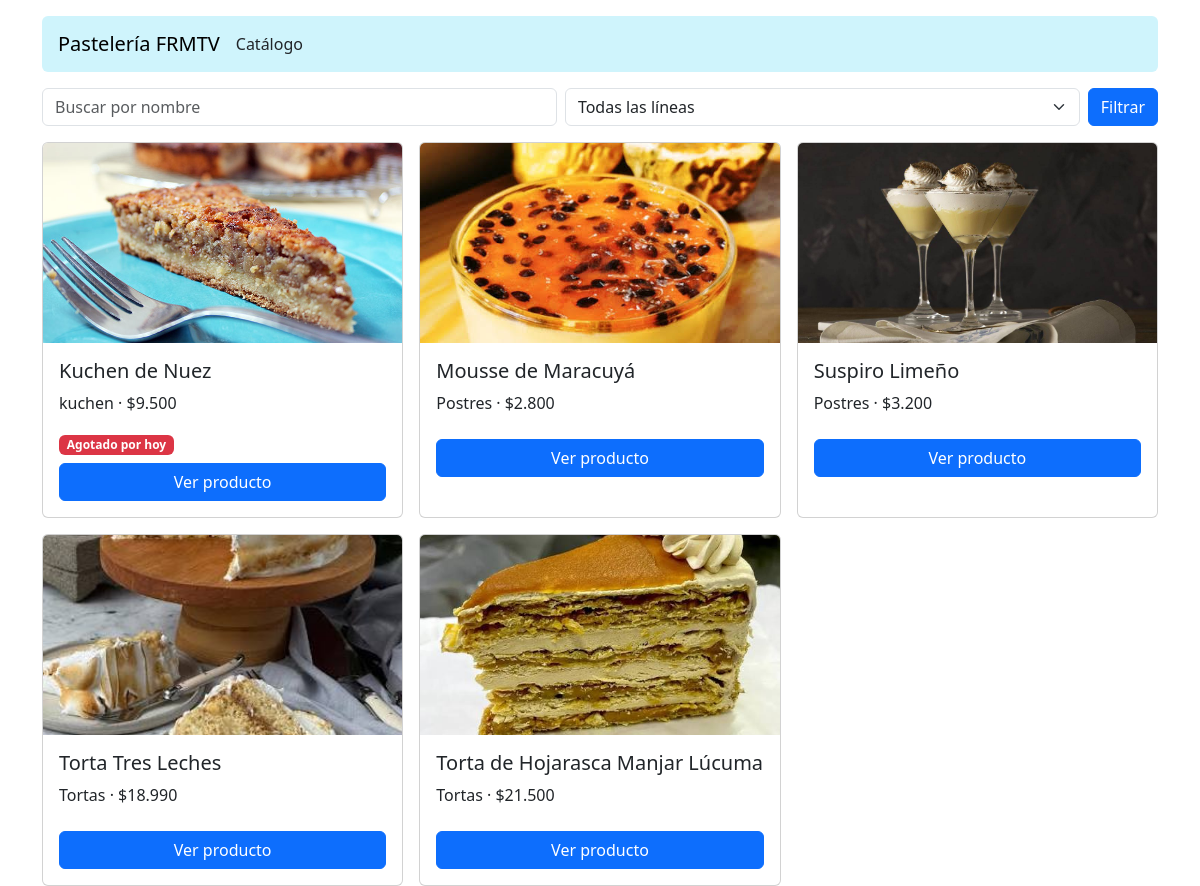
Before: / with the older database file.
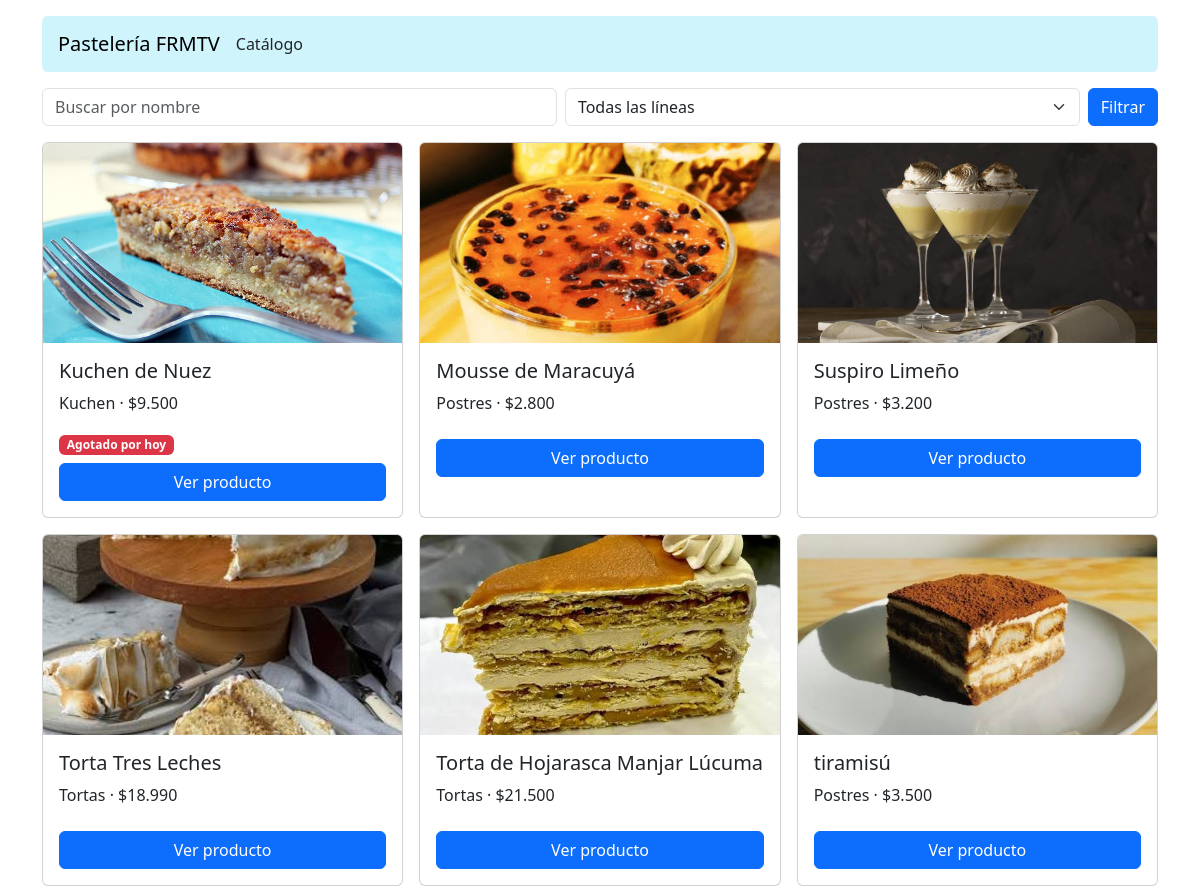
After: the same page with the newer database file.
### catalogo/models.py (models this page shows, shortened)
class producto(models.Model):
    nombre = models.CharField(max_length=50)
    linea = models.ForeignKey(linea, on_delete=models.CASCADE, related_name='productos')
    precio = models.PositiveIntegerField()
    imagen = models.ImageField(upload_to='imagenes/', blank=True, null=True)
    apto_celiacos = models.BooleanField(default=False)
    cantidad = models.PositiveSmallIntegerField(verbose_name='porciones')
    disponibilidad = models.BooleanField(default=True)
    stock_dia = models.PositiveIntegerField(verbose_name='stock del día')
    class Meta:
        ordering = ['nombre']
        verbose_name_plural = 'productos de la pasteleria'
    @property
    def agotado(self):
        return self.stock_dia == 0

class linea(models.Model):
    nombre = models.CharField(max_length=50, unique=True)
    def __str__(self):
        return self.nombre

### catalogo/views.py (the view)
# urls.py: path('', views.index),
def index(request):
    productos = producto.objects.filter(disponibilidad=True).select_related('linea')
    q = request.GET.get('q', '').strip()
    linea_id = request.GET.get('linea', '')
    if q:
        productos = productos.filter(nombre__icontains=q)
    if linea_id.isdigit():
        productos = productos.filter(linea_id=linea_id)
    return render(request, 'index.html', {
        'productos': productos,
        'lineas': linea.objects.all(),
        'q': q,
        'linea_sel': linea_id,
    })

### catalogo/templatetags/formato.py (called while the page is built)
@register.filter
def clp(valor):
    try:
        return '$' + f'{int(valor):,}'.replace(',', '.')
    except (TypeError, ValueError):
        return ''

### templates/index.html (shortened to what this page needs)
{% extends 'base.html' %}
{% load formato %}
{% block contenido %}
<form method="get" class="row g-2 mb-3">
  <div class="col"><input name="q" value="{{ q }}" class="form-control" placeholder="Buscar por nombre"></div>
  <div class="col">
    <select name="linea" class="form-select">
      <option value="">Todas las líneas</option>
    </select>
  </div>
  <div class="col-auto"><button class="btn btn-primary">Filtrar</button></div>
</form>
<div class="row row-cols-3 g-3">
  {% for p in productos %}
  <div class="col">
    <div class="card h-100">
      {% if p.imagen %}<img src="{{ p.imagen.url }}" class="card-img-top" style="height:200px;object-fit:cover" alt="{{ p.nombre }}">{% endif %}
      <div class="card-body">
        <h5 class="card-title">{{ p.nombre }}</h5>
        <p class="card-text">{{ p.linea }} · {{ p.precio|clp }}</p>
        {% if p.agotado %}
          <span class="badge text-bg-danger">Agotado por hoy</span>
        {% endif %}
        <a class="btn btn-primary w-100 mt-2" href="{% url 'detalle' p.id %}">Ver producto</a>
      </div>
    </div>
  </div>
  {% empty %}
  <div class="alert alert-warning text-center">No hay productos disponibles</div>
  {% endfor %}
</div>
{% endblock %}

Changed rows visible on the page:
changed through a linked row, producto "Kuchen de Nuez": linea "kuchen" → "Kuchen"
now on this page (row edited): producto: imagen (picture), nombre "tiramisú", linea "Postres", precio|clp "$3.500"
